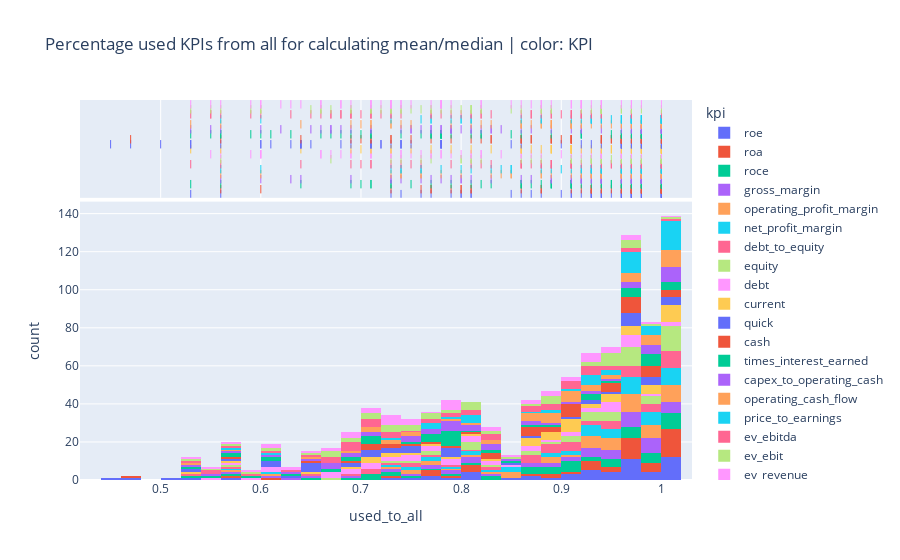

Notebook cell for this chart:
### Code cell
import plotly.express as px

fig = px.histogram(df_for_plot, x="used_to_all", color="kpi", marginal="rug",
                   hover_data=df_for_plot.columns, title="Percentage used KPIs from all for calculating mean/median | color: KPI")
fig.show()

### Figure 1 — Plotly figure (JSON) as saved in the notebook; plotly's stock layout.template omitted (floating-point values rounded to 4 significant figures; data arrays with more than 128 entries replaced by an {"elided": "..."} marker saying what was removed)
{"data": [{"alignmentgroup": "True", "bingroup": "x", "hovertemplate": "kpi=roe<br>used_to_all=%{x}<br>count=%{y}<extra></extra>", "legendgroup": "roe", "marker": {"color": "#636efa", "pattern": {"shape": ""}}, "name": "roe", "offsetgroup": "roe", "orientation": "v", "showlegend": true, "type": "histogram", "x": [0.85, 0.98, 0.8, 0.94, 1, 0.94, 0.97, 1, 0.94, 1, 0.98, 1, 0.95, 1, 0.76, 0.97, 0.98, 0.93, 1, 1, 0.93, 0.86, 0.96, 1, 0.97, 1, 0.73, 0.97, 1, 0.8, 0.74, 0.98, 0.91, 0.97, 0.92, 0.93, 0.56, 0.88, 0.81, 0.81, 0.96, 0.87, 0.91, 1, 0.53, 0.9, 0.96, 0.97, 0.77, 0.93, 0.97, 0.79, 0.96, 1], "xaxis": "x", "yaxis": "y"}, {"alignmentgroup": "True", "boxpoints": "all", "customdata": {"elided": "54x3 str values"}, "fillcolor": "rgba(255,255,255,0)", "hoveron": "points", "hovertemplate": "kpi=%{customdata[2]}<br>used_to_all=%{x}<br>year_q=%{customdata[0]}<br>filer_type=%{customdata[1]}<extra></extra>", "jitter": 0, "legendgroup": "roe", "line": {"color": "rgba(255,255,255,0)"}, "marker": {"color": "#636efa", "symbol": "line-ns-open"}, "name": "roe", "offsetgroup": "roe", "showlegend": false, "type": "box", "x": [0.85, 0.98, 0.8, 0.94, 1, 0.94, 0.97, 1, 0.94, 1, 0.98, 1, 0.95, 1, 0.76, 0.97, 0.98, 0.93, 1, 1, 0.93, 0.86, 0.96, 1, 0.97, 1, 0.73, 0.97, 1, 0.8, 0.74, 0.98, 0.91, 0.97, 0.92, 0.93, 0.56, 0.88, 0.81, 0.81, 0.96, 0.87, 0.91, 1, 0.53, 0.9, 0.96, 0.97, 0.77, 0.93, 0.97, 0.79, 0.96, 1], "xaxis": "x2", "yaxis": "y2"}, {"alignmentgroup": "True", "bingroup": "x", "hovertemplate": "kpi=roa<br>used_to_all=%{x}<br>count=%{y}<extra></extra>", "legendgroup": "roa", "marker": {"color": "#EF553B", "pattern": {"shape": ""}}, "name": "roa", "offsetgroup": "roa", "orientation": "v", "showlegend": true, "type": "histogram", "x": [0.88, 0.98, 0.8, 0.97, 1, 0.94, 0.97, 1, 0.94, 1, 0.98, 1, 0.95, 1, 0.76, 0.97, 0.98, 0.93, 1, 1, 0.93, 0.86, 0.98, 1, 0.97, 1, 0.73, 1, 1, 0.8, 0.77, 0.98, 1, 0.97, 0.92, 1, 0.56, 0.88, 0.81, 0.81, 0.96, 0.93, 0.91, 1, 0.6, 0.97, 0.96, 0.97, 0.77, 0.93, 0.97, 0.79, 0.96, 1], "xaxis": "x", "yaxis": "y"}, {"alignmentgroup": "True", "boxpoints": "all", "customdata": {"elided": "54x3 str values"}, "fillcolor": "rgba(255,255,255,0)", "hoveron": "points", "hovertemplate": "kpi=%{customdata[2]}<br>used_to_all=%{x}<br>year_q=%{customdata[0]}<br>filer_type=%{customdata[1]}<extra></extra>", "jitter": 0, "legendgroup": "roa", "line": {"color": "rgba(255,255,255,0)"}, "marker": {"color": "#EF553B", "symbol": "line-ns-open"}, "name": "roa", "offsetgroup": "roa", "showlegend": false, "type": "box", "x": [0.88, 0.98, 0.8, 0.97, 1, 0.94, 0.97, 1, 0.94, 1, 0.98, 1, 0.95, 1, 0.76, 0.97, 0.98, 0.93, 1, 1, 0.93, 0.86, 0.98, 1, 0.97, 1, 0.73, 1, 1, 0.8, 0.77, 0.98, 1, 0.97, 0.92, 1, 0.56, 0.88, 0.81, 0.81, 0.96, 0.93, 0.91, 1, 0.6, 0.97, 0.96, 0.97, 0.77, 0.93, 0.97, 0.79, 0.96, 1], "xaxis": "x2", "yaxis": "y2"}, {"alignmentgroup": "True", "bingroup": "x", "hovertemplate": "kpi=roce<br>used_to_all=%{x}<br>count=%{y}<extra></extra>", "legendgroup": "roce", "marker": {"color": "#00cc96", "pattern": {"shape": ""}}, "name": "roce", "offsetgroup": "roce", "orientation": "v", "showlegend": true, "type": "histogram", "x": [0.82, 0.98, 0.75, 0.91, 1, 0.89, 0.91, 1, 0.89, 0.94, 0.98, 0.91, 0.89, 1, 0.71, 0.95, 0.98, 0.86, 0.95, 1, 0.86, 0.83, 0.98, 0.86, 0.91, 1, 0.64, 0.94, 1, 0.7, 0.77, 0.98, 0.91, 0.97, 0.92, 0.79, 0.56, 0.88, 0.69, 0.81, 0.96, 0.73, 0.91, 1, 0.53, 0.87, 0.96, 0.97, 0.71, 0.93, 0.97, 0.73, 0.96, 1], "xaxis": "x", "yaxis": "y"}, {"alignmentgroup": "True", "boxpoints": "all", "customdata": {"elided": "54x3 str values"}, "fillcolor": "rgba(255,255,255,0)", "hoveron": "points", "hovertemplate": "kpi=%{customdata[2]}<br>used_to_all=%{x}<br>year_q=%{customdata[0]}<br>filer_type=%{customdata[1]}<extra></extra>", "jitter": 0, "legendgroup": "roce", "line": {"color": "rgba(255,255,255,0)"}, "marker": {"color": "#00cc96", "symbol": "line-ns-open"}, "name": "roce", "offsetgroup": "roce", "showlegend": false, "type": "box", "x": [0.82, 0.98, 0.75, 0.91, 1, 0.89, 0.91, 1, 0.89, 0.94, 0.98, 0.91, 0.89, 1, 0.71, 0.95, 0.98, 0.86, 0.95, 1, 0.86, 0.83, 0.98, 0.86, 0.91, 1, 0.64, 0.94, 1, 0.7, 0.77, 0.98, 0.91, 0.97, 0.92, 0.79, 0.56, 0.88, 0.69, 0.81, 0.96, 0.73, 0.91, 1, 0.53, 0.87, 0.96, 0.97, 0.71, 0.93, 0.97, 0.73, 0.96, 1], "xaxis": "x2", "yaxis": "y2"}, {"alignmentgroup": "True", "bingroup": "x", "hovertemplate": "kpi=gross_margin<br>used_to_all=%{x}<br>count=%{y}<extra></extra>", "legendgroup": "gross_margin", "marker": {"color": "#ab63fa", "pattern": {"shape": ""}}, "name": "gross_margin", "offsetgroup": "gross_margin", "orientation": "v", "showlegend": true, "type": "histogram", "x": [0.79, 0.96, 0.8, 0.91, 0.98, 0.94, 0.91, 0.98, 0.94, 0.97, 0.96, 1, 0.89, 0.98, 0.76, 0.92, 0.98, 0.93, 0.97, 0.98, 0.93, 0.83, 0.98, 1, 0.94, 1, 0.73, 0.97, 1, 0.8, 0.74, 0.98, 1, 0.94, 0.92, 0.86, 0.56, 0.87, 0.69, 0.78, 0.94, 0.73, 0.81, 0.98, 0.6, 0.77, 0.92, 0.97, 0.63, 0.89, 0.97, 0.64, 0.96, 1], "xaxis": "x", "yaxis": "y"}, {"alignmentgroup": "True", "boxpoints": "all", "customdata": {"elided": "54x3 str values"}, "fillcolor": "rgba(255,255,255,0)", "hoveron": "points", "hovertemplate": "kpi=%{customdata[2]}<br>used_to_all=%{x}<br>year_q=%{customdata[0]}<br>filer_type=%{customdata[1]}<extra></extra>", "jitter": 0, "legendgroup": "gross_margin", "line": {"color": "rgba(255,255,255,0)"}, "marker": {"color": "#ab63fa", "symbol": "line-ns-open"}, "name": "gross_margin", "offsetgroup": "gross_margin", "showlegend": false, "type": "box", "x": [0.79, 0.96, 0.8, 0.91, 0.98, 0.94, 0.91, 0.98, 0.94, 0.97, 0.96, 1, 0.89, 0.98, 0.76, 0.92, 0.98, 0.93, 0.97, 0.98, 0.93, 0.83, 0.98, 1, 0.94, 1, 0.73, 0.97, 1, 0.8, 0.74, 0.98, 1, 0.94, 0.92, 0.86, 0.56, 0.87, 0.69, 0.78, 0.94, 0.73, 0.81, 0.98, 0.6, 0.77, 0.92, 0.97, 0.63, 0.89, 0.97, 0.64, 0.96, 1], "xaxis": "x2", "yaxis": "y2"}, {"alignmentgroup": "True", "bingroup": "x", "hovertemplate": "kpi=operating_profit_margin<br>used_to_all=%{x}<br>count=%{y}<extra></extra>", "legendgroup": "operating_profit_margin", "marker": {"color": "#FFA15A", "pattern": {"shape": ""}}, "name": "operating_profit_margin", "offsetgroup": "operating_profit_margin", "orientation": "v", "showlegend": true, "type": "histogram", "x": [0.85, 0.96, 0.85, 0.94, 0.98, 0.94, 0.91, 0.98, 0.94, 0.97, 0.96, 1, 0.89, 0.98, 0.76, 0.92, 0.98, 0.93, 0.97, 0.98, 0.93, 0.83, 0.98, 1, 0.94, 1, 0.73, 0.97, 1, 0.8, 0.74, 0.98, 1, 0.94, 0.92, 1, 0.56, 0.88, 0.88, 0.78, 0.96, 0.93, 0.84, 1, 0.6, 0.94, 0.96, 0.97, 0.74, 0.93, 1, 0.76, 0.96, 1], "xaxis": "x", "yaxis": "y"}, {"alignmentgroup": "True", "boxpoints": "all", "customdata": {"elided": "54x3 str values"}, "fillcolor": "rgba(255,255,255,0)", "hoveron": "points", "hovertemplate": "kpi=%{customdata[2]}<br>used_to_all=%{x}<br>year_q=%{customdata[0]}<br>filer_type=%{customdata[1]}<extra></extra>", "jitter": 0, "legendgroup": "operating_profit_margin", "line": {"color": "rgba(255,255,255,0)"}, "marker": {"color": "#FFA15A", "symbol": "line-ns-open"}, "name": "operating_profit_margin", "offsetgroup": "operating_profit_margin", "showlegend": false, "type": "box", "x": [0.85, 0.96, 0.85, 0.94, 0.98, 0.94, 0.91, 0.98, 0.94, 0.97, 0.96, 1, 0.89, 0.98, 0.76, 0.92, 0.98, 0.93, 0.97, 0.98, 0.93, 0.83, 0.98, 1, 0.94, 1, 0.73, 0.97, 1, 0.8, 0.74, 0.98, 1, 0.94, 0.92, 1, 0.56, 0.88, 0.88, 0.78, 0.96, 0.93, 0.84, 1, 0.6, 0.94, 0.96, 0.97, 0.74, 0.93, 1, 0.76, 0.96, 1], "xaxis": "x2", "yaxis": "y2"}, {"alignmentgroup": "True", "bingroup": "x", "hovertemplate": "kpi=net_profit_margin<br>used_to_all=%{x}<br>count=%{y}<extra></extra>", "legendgroup": "net_profit_margin", "marker": {"color": "#19d3f3", "pattern": {"shape": ""}}, "name": "net_profit_margin", "offsetgroup": "net_profit_margin", "orientation": "v", "showlegend": true, "type": "histogram", "x": [0.85, 0.96, 0.85, 0.94, 0.98, 0.94, 0.91, 0.98, 0.94, 0.97, 0.96, 1, 0.89, 0.98, 0.76, 0.92, 0.98, 0.93, 0.97, 0.98, 0.93, 0.83, 0.98, 1, 0.94, 1, 0.73, 0.97, 1, 0.8, 0.74, 0.98, 1, 0.94, 0.92, 1, 0.56, 0.88, 0.81, 0.78, 0.96, 0.93, 0.84, 1, 0.6, 0.9, 0.96, 0.97, 0.74, 0.93, 1, 0.76, 0.96, 1], "xaxis": "x", "yaxis": "y"}, {"alignmentgroup": "True", "boxpoints": "all", "customdata": {"elided": "54x3 str values"}, "fillcolor": "rgba(255,255,255,0)", "hoveron": "points", "hovertemplate": "kpi=%{customdata[2]}<br>used_to_all=%{x}<br>year_q=%{customdata[0]}<br>filer_type=%{customdata[1]}<extra></extra>", "jitter": 0, "legendgroup": "net_profit_margin", "line": {"color": "rgba(255,255,255,0)"}, "marker": {"color": "#19d3f3", "symbol": "line-ns-open"}, "name": "net_profit_margin", "offsetgroup": "net_profit_margin", "showlegend": false, "type": "box", "x": [0.85, 0.96, 0.85, 0.94, 0.98, 0.94, 0.91, 0.98, 0.94, 0.97, 0.96, 1, 0.89, 0.98, 0.76, 0.92, 0.98, 0.93, 0.97, 0.98, 0.93, 0.83, 0.98, 1, 0.94, 1, 0.73, 0.97, 1, 0.8, 0.74, 0.98, 1, 0.94, 0.92, 1, 0.56, 0.88, 0.81, 0.78, 0.96, 0.93, 0.84, 1, 0.6, 0.9, 0.96, 0.97, 0.74, 0.93, 1, 0.76, 0.96, 1], "xaxis": "x2", "yaxis": "y2"}, {"alignmentgroup": "True", "bingroup": "x", "hovertemplate": "kpi=debt_to_equity<br>used_to_all=%{x}<br>count=%{y}<extra></extra>", "legendgroup": "debt_to_equity", "marker": {"color": "#FF6692", "pattern": {"shape": ""}}, "name": "debt_to_equity", "offsetgroup": "debt_to_equity", "orientation": "v", "showlegend": true, "type": "histogram", "x": [0.88, 0.98, 0.75, 0.91, 1, 0.89, 0.91, 1, 0.89, 0.94, 0.98, 0.91, 0.89, 1, 0.71, 0.95, 0.98, 0.86, 0.95, 1, 0.86, 0.83, 0.96, 0.86, 0.91, 1, 0.64, 0.94, 1, 0.7, 0.74, 0.98, 0.82, 0.97, 0.92, 0.79, 0.56, 0.88, 0.69, 0.81, 0.96, 0.73, 0.91, 1, 0.53, 0.87, 0.96, 0.97, 0.71, 0.93, 0.97, 0.76, 1, 1], "xaxis": "x", "yaxis": "y"}, {"alignmentgroup": "True", "boxpoints": "all", "customdata": {"elided": "54x3 str values"}, "fillcolor": "rgba(255,255,255,0)", "hoveron": "points", "hovertemplate": "kpi=%{customdata[2]}<br>used_to_all=%{x}<br>year_q=%{customdata[0]}<br>filer_type=%{customdata[1]}<extra></extra>", "jitter": 0, "legendgroup": "debt_to_equity", "line": {"color": "rgba(255,255,255,0)"}, "marker": {"color": "#FF6692", "symbol": "line-ns-open"}, "name": "debt_to_equity", "offsetgroup": "debt_to_equity", "showlegend": false, "type": "box", "x": [0.88, 0.98, 0.75, 0.91, 1, 0.89, 0.91, 1, 0.89, 0.94, 0.98, 0.91, 0.89, 1, 0.71, 0.95, 0.98, 0.86, 0.95, 1, 0.86, 0.83, 0.96, 0.86, 0.91, 1, 0.64, 0.94, 1, 0.7, 0.74, 0.98, 0.82, 0.97, 0.92, 0.79, 0.56, 0.88, 0.69, 0.81, 0.96, 0.73, 0.91, 1, 0.53, 0.87, 0.96, 0.97, 0.71, 0.93, 0.97, 0.76, 1, 1], "xaxis": "x2", "yaxis": "y2"}, {"alignmentgroup": "True", "bingroup": "x", "hovertemplate": "kpi=equity<br>used_to_all=%{x}<br>count=%{y}<extra></extra>", "legendgroup": "equity", "marker": {"color": "#B6E880", "pattern": {"shape": ""}}, "name": "equity", "offsetgroup": "equity", "orientation": "v", "showlegend": true, "type": "histogram", "x": [0.91, 0.98, 0.8, 0.94, 1, 0.94, 0.97, 1, 0.94, 1, 0.98, 1, 0.95, 1, 0.76, 0.97, 0.98, 0.93, 1, 1, 0.93, 0.86, 0.96, 1, 0.97, 1, 0.73, 0.97, 1, 0.8, 0.74, 0.98, 0.91, 0.97, 0.92, 0.93, 0.56, 0.88, 0.81, 0.81, 0.96, 0.87, 0.91, 1, 0.67, 0.94, 0.96, 0.97, 0.77, 0.93, 0.97, 0.82, 1, 1], "xaxis": "x", "yaxis": "y"}, {"alignmentgroup": "True", "boxpoints": "all", "customdata": {"elided": "54x3 str values"}, "fillcolor": "rgba(255,255,255,0)", "hoveron": "points", "hovertemplate": "kpi=%{customdata[2]}<br>used_to_all=%{x}<br>year_q=%{customdata[0]}<br>filer_type=%{customdata[1]}<extra></extra>", "jitter": 0, "legendgroup": "equity", "line": {"color": "rgba(255,255,255,0)"}, "marker": {"color": "#B6E880", "symbol": "line-ns-open"}, "name": "equity", "offsetgroup": "equity", "showlegend": false, "type": "box", "x": [0.91, 0.98, 0.8, 0.94, 1, 0.94, 0.97, 1, 0.94, 1, 0.98, 1, 0.95, 1, 0.76, 0.97, 0.98, 0.93, 1, 1, 0.93, 0.86, 0.96, 1, 0.97, 1, 0.73, 0.97, 1, 0.8, 0.74, 0.98, 0.91, 0.97, 0.92, 0.93, 0.56, 0.88, 0.81, 0.81, 0.96, 0.87, 0.91, 1, 0.67, 0.94, 0.96, 0.97, 0.77, 0.93, 0.97, 0.82, 1, 1], "xaxis": "x2", "yaxis": "y2"}, {"alignmentgroup": "True", "bingroup": "x", "hovertemplate": "kpi=debt<br>used_to_all=%{x}<br>count=%{y}<extra></extra>", "legendgroup": "debt", "marker": {"color": "#FF97FF", "pattern": {"shape": ""}}, "name": "debt", "offsetgroup": "debt", "orientation": "v", "showlegend": true, "type": "histogram", "x": [0.68, 0.91, 0.6, 0.74, 0.94, 0.78, 0.71, 0.94, 0.78, 0.75, 0.94, 0.82, 0.74, 0.96, 0.59, 0.76, 0.94, 0.71, 0.73, 0.96, 0.71, 0.66, 0.94, 0.86, 0.77, 1, 0.55, 0.8, 0.98, 0.6, 0.69, 0.96, 0.82, 0.84, 0.9, 0.79, 0.56, 0.87, 0.69, 0.81, 0.92, 0.73, 0.81, 0.96, 0.6, 0.77, 0.88, 0.97, 0.66, 0.86, 0.97, 0.67, 0.93, 1], "xaxis": "x", "yaxis": "y"}, {"alignmentgroup": "True", "boxpoints": "all", "customdata": {"elided": "54x3 str values"}, "fillcolor": "rgba(255,255,255,0)", "hoveron": "points", "hovertemplate": "kpi=%{customdata[2]}<br>used_to_all=%{x}<br>year_q=%{customdata[0]}<br>filer_type=%{customdata[1]}<extra></extra>", "jitter": 0, "legendgroup": "debt", "line": {"color": "rgba(255,255,255,0)"}, "marker": {"color": "#FF97FF", "symbol": "line-ns-open"}, "name": "debt", "offsetgroup": "debt", "showlegend": false, "type": "box", "x": [0.68, 0.91, 0.6, 0.74, 0.94, 0.78, 0.71, 0.94, 0.78, 0.75, 0.94, 0.82, 0.74, 0.96, 0.59, 0.76, 0.94, 0.71, 0.73, 0.96, 0.71, 0.66, 0.94, 0.86, 0.77, 1, 0.55, 0.8, 0.98, 0.6, 0.69, 0.96, 0.82, 0.84, 0.9, 0.79, 0.56, 0.87, 0.69, 0.81, 0.92, 0.73, 0.81, 0.96, 0.6, 0.77, 0.88, 0.97, 0.66, 0.86, 0.97, 0.67, 0.93, 1], "xaxis": "x2", "yaxis": "y2"}, {"alignmentgroup": "True", "bingroup": "x", "hovertemplate": "kpi=current<br>used_to_all=%{x}<br>count=%{y}<extra></extra>", "legendgroup": "current", "marker": {"color": "#FECB52", "pattern": {"shape": ""}}, "name": "current", "offsetgroup": "current", "orientation": "v", "showlegend": true, "type": "histogram", "x": [0.91, 0.98, 0.75, 0.91, 1, 0.89, 0.91, 1, 0.89, 0.94, 0.98, 0.91, 0.89, 1, 0.71, 0.95, 0.98, 0.86, 0.95, 1, 0.86, 0.83, 0.98, 0.86, 0.91, 1, 0.64, 0.94, 1, 0.7, 0.77, 0.98, 0.91, 0.97, 0.92, 0.79, 0.56, 0.88, 0.69, 0.81, 0.96, 0.73, 0.91, 1, 0.53, 0.87, 0.96, 0.97, 0.71, 0.93, 0.97, 0.73, 1, 1], "xaxis": "x", "yaxis": "y"}, {"alignmentgroup": "True", "boxpoints": "all", "customdata": {"elided": "54x3 str values"}, "fillcolor": "rgba(255,255,255,0)", "hoveron": "points", "hovertemplate": "kpi=%{customdata[2]}<br>used_to_all=%{x}<br>year_q=%{customdata[0]}<br>filer_type=%{customdata[1]}<extra></extra>", "jitter": 0, "legendgroup": "current", "line": {"color": "rgba(255,255,255,0)"}, "marker": {"color": "#FECB52", "symbol": "line-ns-open"}, "name": "current", "offsetgroup": "current", "showlegend": false, "type": "box", "x": [0.91, 0.98, 0.75, 0.91, 1, 0.89, 0.91, 1, 0.89, 0.94, 0.98, 0.91, 0.89, 1, 0.71, 0.95, 0.98, 0.86, 0.95, 1, 0.86, 0.83, 0.98, 0.86, 0.91, 1, 0.64, 0.94, 1, 0.7, 0.77, 0.98, 0.91, 0.97, 0.92, 0.79, 0.56, 0.88, 0.69, 0.81, 0.96, 0.73, 0.91, 1, 0.53, 0.87, 0.96, 0.97, 0.71, 0.93, 0.97, 0.73, 1, 1], "xaxis": "x2", "yaxis": "y2"}, {"alignmentgroup": "True", "bingroup": "x", "hovertemplate": "kpi=quick<br>used_to_all=%{x}<br>count=%{y}<extra></extra>", "legendgroup": "quick", "marker": {"color": "#636efa", "pattern": {"shape": ""}}, "name": "quick", "offsetgroup": "quick", "orientation": "v", "showlegend": true, "type": "histogram", "x": [0.74, 0.96, 0.65, 0.71, 1, 0.72, 0.68, 1, 0.78, 0.78, 0.96, 0.73, 0.74, 1, 0.53, 0.78, 0.98, 0.64, 0.78, 0.98, 0.64, 0.69, 0.96, 0.71, 0.71, 0.98, 0.45, 0.74, 0.98, 0.5, 0.63, 0.96, 0.64, 0.78, 0.9, 0.64, 0.53, 0.85, 0.56, 0.75, 0.94, 0.6, 0.72, 0.96, 0.47, 0.71, 0.92, 0.97, 0.6, 0.86, 0.97, 0.61, 0.93, 1], "xaxis": "x", "yaxis": "y"}, {"alignmentgroup": "True", "boxpoints": "all", "customdata": {"elided": "54x3 str values"}, "fillcolor": "rgba(255,255,255,0)", "hoveron": "points", "hovertemplate": "kpi=%{customdata[2]}<br>used_to_all=%{x}<br>year_q=%{customdata[0]}<br>filer_type=%{customdata[1]}<extra></extra>", "jitter": 0, "legendgroup": "quick", "line": {"color": "rgba(255,255,255,0)"}, "marker": {"color": "#636efa", "symbol": "line-ns-open"}, "name": "quick", "offsetgroup": "quick", "showlegend": false, "type": "box", "x": [0.74, 0.96, 0.65, 0.71, 1, 0.72, 0.68, 1, 0.78, 0.78, 0.96, 0.73, 0.74, 1, 0.53, 0.78, 0.98, 0.64, 0.78, 0.98, 0.64, 0.69, 0.96, 0.71, 0.71, 0.98, 0.45, 0.74, 0.98, 0.5, 0.63, 0.96, 0.64, 0.78, 0.9, 0.64, 0.53, 0.85, 0.56, 0.75, 0.94, 0.6, 0.72, 0.96, 0.47, 0.71, 0.92, 0.97, 0.6, 0.86, 0.97, 0.61, 0.93, 1], "xaxis": "x2", "yaxis": "y2"}, {"alignmentgroup": "True", "bingroup": "x", "hovertemplate": "kpi=cash<br>used_to_all=%{x}<br>count=%{y}<extra></extra>", "legendgroup": "cash", "marker": {"color": "#EF553B", "pattern": {"shape": ""}}, "name": "cash", "offsetgroup": "cash", "orientation": "v", "showlegend": true, "type": "histogram", "x": [0.91, 0.96, 0.75, 0.91, 1, 0.83, 0.91, 1, 0.89, 0.94, 0.98, 0.91, 0.89, 1, 0.71, 0.95, 0.98, 0.86, 0.95, 0.98, 0.86, 0.83, 0.96, 0.86, 0.91, 0.98, 0.64, 0.94, 0.98, 0.7, 0.77, 0.96, 0.82, 0.94, 0.9, 0.79, 0.56, 0.87, 0.69, 0.81, 0.96, 0.73, 0.91, 0.98, 0.47, 0.87, 0.96, 0.97, 0.71, 0.89, 0.97, 0.73, 0.96, 1], "xaxis": "x", "yaxis": "y"}, {"alignmentgroup": "True", "boxpoints": "all", "customdata": {"elided": "54x3 str values"}, "fillcolor": "rgba(255,255,255,0)", "hoveron": "points", "hovertemplate": "kpi=%{customdata[2]}<br>used_to_all=%{x}<br>year_q=%{customdata[0]}<br>filer_type=%{customdata[1]}<extra></extra>", "jitter": 0, "legendgroup": "cash", "line": {"color": "rgba(255,255,255,0)"}, "marker": {"color": "#EF553B", "symbol": "line-ns-open"}, "name": "cash", "offsetgroup": "cash", "showlegend": false, "type": "box", "x": [0.91, 0.96, 0.75, 0.91, 1, 0.83, 0.91, 1, 0.89, 0.94, 0.98, 0.91, 0.89, 1, 0.71, 0.95, 0.98, 0.86, 0.95, 0.98, 0.86, 0.83, 0.96, 0.86, 0.91, 0.98, 0.64, 0.94, 0.98, 0.7, 0.77, 0.96, 0.82, 0.94, 0.9, 0.79, 0.56, 0.87, 0.69, 0.81, 0.96, 0.73, 0.91, 0.98, 0.47, 0.87, 0.96, 0.97, 0.71, 0.89, 0.97, 0.73, 0.96, 1], "xaxis": "x2", "yaxis": "y2"}, {"alignmentgroup": "True", "bingroup": "x", "hovertemplate": "kpi=times_interest_earned<br>used_to_all=%{x}<br>count=%{y}<extra></extra>", "legendgroup": "times_interest_earned", "marker": {"color": "#00cc96", "pattern": {"shape": ""}}, "name": "times_interest_earned", "offsetgroup": "times_interest_earned", "orientation": "v", "showlegend": true, "type": "histogram", "x": [0.68, 0.96, 0.7, 0.79, 0.98, 0.78, 0.76, 0.98, 0.78, 0.78, 0.98, 0.82, 0.74, 1, 0.59, 0.78, 1, 0.71, 0.78, 1, 0.71, 0.69, 0.98, 0.86, 0.77, 1, 0.55, 0.77, 0.98, 0.6, 0.66, 0.98, 0.82, 0.81, 0.92, 0.71, 0.56, 0.85, 0.56, 0.78, 0.92, 0.67, 0.78, 0.96, 0.53, 0.77, 0.92, 0.95, 0.63, 0.89, 0.97, 0.61, 0.96, 0.97], "xaxis": "x", "yaxis": "y"}, {"alignmentgroup": "True", "boxpoints": "all", "customdata": {"elided": "54x3 str values"}, "fillcolor": "rgba(255,255,255,0)", "hoveron": "points", "hovertemplate": "kpi=%{customdata[2]}<br>used_to_all=%{x}<br>year_q=%{customdata[0]}<br>filer_type=%{customdata[1]}<extra></extra>", "jitter": 0, "legendgroup": "times_interest_earned", "line": {"color": "rgba(255,255,255,0)"}, "marker": {"color": "#00cc96", "symbol": "line-ns-open"}, "name": "times_interest_earned", "offsetgroup": "times_interest_earned", "showlegend": false, "type": "box", "x": [0.68, 0.96, 0.7, 0.79, 0.98, 0.78, 0.76, 0.98, 0.78, 0.78, 0.98, 0.82, 0.74, 1, 0.59, 0.78, 1, 0.71, 0.78, 1, 0.71, 0.69, 0.98, 0.86, 0.77, 1, 0.55, 0.77, 0.98, 0.6, 0.66, 0.98, 0.82, 0.81, 0.92, 0.71, 0.56, 0.85, 0.56, 0.78, 0.92, 0.67, 0.78, 0.96, 0.53, 0.77, 0.92, 0.95, 0.63, 0.89, 0.97, 0.61, 0.96, 0.97], "xaxis": "x2", "yaxis": "y2"}, {"alignmentgroup": "True", "bingroup": "x", "hovertemplate": "kpi=capex_to_operating_cash<br>used_to_all=%{x}<br>count=%{y}<extra></extra>", "legendgroup": "capex_to_operating_cash", "marker": {"color": "#ab63fa", "pattern": {"shape": ""}}, "name": "capex_to_operating_cash", "offsetgroup": "capex_to_operating_cash", "orientation": "v", "showlegend": true, "type": "histogram", "x": [0.68, 0.98, 0.75, 0.79, 1, 0.83, 0.74, 1, 0.83, 0.75, 0.98, 0.91, 0.76, 1, 0.65, 0.81, 1, 0.79, 0.78, 1, 0.79, 0.71, 0.98, 0.86, 0.77, 1, 0.55, 0.8, 1, 0.6, 0.69, 0.98, 0.82, 0.84, 0.92, 0.71, 0.56, 0.87, 0.62, 0.81, 0.94, 0.67, 0.78, 0.98, 0.53, 0.77, 0.92, 0.97, 0.66, 0.89, 0.97, 0.67, 0.96, 1], "xaxis": "x", "yaxis": "y"}, {"alignmentgroup": "True", "boxpoints": "all", "customdata": {"elided": "54x3 str values"}, "fillcolor": "rgba(255,255,255,0)", "hoveron": "points", "hovertemplate": "kpi=%{customdata[2]}<br>used_to_all=%{x}<br>year_q=%{customdata[0]}<br>filer_type=%{customdata[1]}<extra></extra>", "jitter": 0, "legendgroup": "capex_to_operating_cash", "line": {"color": "rgba(255,255,255,0)"}, "marker": {"color": "#ab63fa", "symbol": "line-ns-open"}, "name": "capex_to_operating_cash", "offsetgroup": "capex_to_operating_cash", "showlegend": false, "type": "box", "x": [0.68, 0.98, 0.75, 0.79, 1, 0.83, 0.74, 1, 0.83, 0.75, 0.98, 0.91, 0.76, 1, 0.65, 0.81, 1, 0.79, 0.78, 1, 0.79, 0.71, 0.98, 0.86, 0.77, 1, 0.55, 0.8, 1, 0.6, 0.69, 0.98, 0.82, 0.84, 0.92, 0.71, 0.56, 0.87, 0.62, 0.81, 0.94, 0.67, 0.78, 0.98, 0.53, 0.77, 0.92, 0.97, 0.66, 0.89, 0.97, 0.67, 0.96, 1], "xaxis": "x2", "yaxis": "y2"}, {"alignmentgroup": "True", "bingroup": "x", "hovertemplate": "kpi=operating_cash_flow<br>used_to_all=%{x}<br>count=%{y}<extra></extra>", "legendgroup": "operating_cash_flow", "marker": {"color": "#FFA15A", "pattern": {"shape": ""}}, "name": "operating_cash_flow", "offsetgroup": "operating_cash_flow", "orientation": "v", "showlegend": true, "type": "histogram", "x": [0.82, 0.98, 0.75, 0.88, 1, 0.89, 0.91, 1, 0.89, 0.94, 0.98, 0.91, 0.89, 1, 0.71, 0.92, 0.98, 0.86, 0.95, 1, 0.86, 0.83, 0.98, 0.86, 0.91, 1, 0.64, 0.91, 1, 0.7, 0.74, 0.98, 0.91, 0.97, 0.92, 0.79, 0.56, 0.88, 0.69, 0.81, 0.96, 0.73, 0.91, 1, 0.53, 0.87, 0.96, 0.97, 0.71, 0.93, 0.97, 0.73, 1, 1], "xaxis": "x", "yaxis": "y"}, {"alignmentgroup": "True", "boxpoints": "all", "customdata": {"elided": "54x3 str values"}, "fillcolor": "rgba(255,255,255,0)", "hoveron": "points", "hovertemplate": "kpi=%{customdata[2]}<br>used_to_all=%{x}<br>year_q=%{customdata[0]}<br>filer_type=%{customdata[1]}<extra></extra>", "jitter": 0, "legendgroup": "operating_cash_flow", "line": {"color": "rgba(255,255,255,0)"}, "marker": {"color": "#FFA15A", "symbol": "line-ns-open"}, "name": "operating_cash_flow", "offsetgroup": "operating_cash_flow", "showlegend": false, "type": "box", "x": [0.82, 0.98, 0.75, 0.88, 1, 0.89, 0.91, 1, 0.89, 0.94, 0.98, 0.91, 0.89, 1, 0.71, 0.92, 0.98, 0.86, 0.95, 1, 0.86, 0.83, 0.98, 0.86, 0.91, 1, 0.64, 0.91, 1, 0.7, 0.74, 0.98, 0.91, 0.97, 0.92, 0.79, 0.56, 0.88, 0.69, 0.81, 0.96, 0.73, 0.91, 1, 0.53, 0.87, 0.96, 0.97, 0.71, 0.93, 0.97, 0.73, 1, 1], "xaxis": "x2", "yaxis": "y2"}, {"alignmentgroup": "True", "bingroup": "x", "hovertemplate": "kpi=price_to_earnings<br>used_to_all=%{x}<br>count=%{y}<extra></extra>", "legendgroup": "price_to_earnings", "marker": {"color": "#19d3f3", "pattern": {"shape": ""}}, "name": "price_to_earnings", "offsetgroup": "price_to_earnings", "orientation": "v", "showlegend": true, "type": "histogram", "x": [0.88, 0.98, 0.8, 0.97, 1, 0.94, 0.97, 1, 0.94, 1, 0.98, 1, 0.95, 1, 0.76, 0.97, 0.98, 0.93, 1, 1, 0.93, 0.86, 0.98, 1, 0.97, 1, 0.73, 1, 1, 0.8, 0.77, 0.98, 1, 0.97, 0.92, 1, 0.56, 0.88, 0.81, 0.81, 0.96, 0.93, 0.91, 1, 0.6, 0.97, 0.96, 0.97, 0.77, 0.93, 0.97, 0.79, 0.96, 1], "xaxis": "x", "yaxis": "y"}, {"alignmentgroup": "True", "boxpoints": "all", "customdata": {"elided": "54x3 str values"}, "fillcolor": "rgba(255,255,255,0)", "hoveron": "points", "hovertemplate": "kpi=%{customdata[2]}<br>used_to_all=%{x}<br>year_q=%{customdata[0]}<br>filer_type=%{customdata[1]}<extra></extra>", "jitter": 0, "legendgroup": "price_to_earnings", "line": {"color": "rgba(255,255,255,0)"}, "marker": {"color": "#19d3f3", "symbol": "line-ns-open"}, "name": "price_to_earnings", "offsetgroup": "price_to_earnings", "showlegend": false, "type": "box", "x": [0.88, 0.98, 0.8, 0.97, 1, 0.94, 0.97, 1, 0.94, 1, 0.98, 1, 0.95, 1, 0.76, 0.97, 0.98, 0.93, 1, 1, 0.93, 0.86, 0.98, 1, 0.97, 1, 0.73, 1, 1, 0.8, 0.77, 0.98, 1, 0.97, 0.92, 1, 0.56, 0.88, 0.81, 0.81, 0.96, 0.93, 0.91, 1, 0.6, 0.97, 0.96, 0.97, 0.77, 0.93, 0.97, 0.79, 0.96, 1], "xaxis": "x2", "yaxis": "y2"}, {"alignmentgroup": "True", "bingroup": "x", "hovertemplate": "kpi=ev_ebitda<br>used_to_all=%{x}<br>count=%{y}<extra></extra>", "legendgroup": "ev_ebitda", "marker": {"color": "#FF6692", "pattern": {"shape": ""}}, "name": "ev_ebitda", "offsetgroup": "ev_ebitda", "orientation": "v", "showlegend": true, "type": "histogram", "x": [0.65, 0.87, 0.55, 0.74, 0.91, 0.67, 0.71, 0.91, 0.72, 0.69, 0.92, 0.82, 0.68, 0.94, 0.59, 0.7, 0.92, 0.71, 0.68, 0.92, 0.71, 0.63, 0.89, 0.86, 0.77, 0.93, 0.55, 0.8, 0.93, 0.6, 0.69, 0.91, 0.73, 0.78, 0.87, 0.79, 0.56, 0.83, 0.69, 0.81, 0.9, 0.73, 0.81, 0.94, 0.53, 0.77, 0.88, 0.97, 0.66, 0.82, 0.97, 0.67, 0.89, 1], "xaxis": "x", "yaxis": "y"}, {"alignmentgroup": "True", "boxpoints": "all", "customdata": {"elided": "54x3 str values"}, "fillcolor": "rgba(255,255,255,0)", "hoveron": "points", "hovertemplate": "kpi=%{customdata[2]}<br>used_to_all=%{x}<br>year_q=%{customdata[0]}<br>filer_type=%{customdata[1]}<extra></extra>", "jitter": 0, "legendgroup": "ev_ebitda", "line": {"color": "rgba(255,255,255,0)"}, "marker": {"color": "#FF6692", "symbol": "line-ns-open"}, "name": "ev_ebitda", "offsetgroup": "ev_ebitda", "showlegend": false, "type": "box", "x": [0.65, 0.87, 0.55, 0.74, 0.91, 0.67, 0.71, 0.91, 0.72, 0.69, 0.92, 0.82, 0.68, 0.94, 0.59, 0.7, 0.92, 0.71, 0.68, 0.92, 0.71, 0.63, 0.89, 0.86, 0.77, 0.93, 0.55, 0.8, 0.93, 0.6, 0.69, 0.91, 0.73, 0.78, 0.87, 0.79, 0.56, 0.83, 0.69, 0.81, 0.9, 0.73, 0.81, 0.94, 0.53, 0.77, 0.88, 0.97, 0.66, 0.82, 0.97, 0.67, 0.89, 1], "xaxis": "x2", "yaxis": "y2"}, {"alignmentgroup": "True", "bingroup": "x", "hovertemplate": "kpi=ev_ebit<br>used_to_all=%{x}<br>count=%{y}<extra></extra>", "legendgroup": "ev_ebit", "marker": {"color": "#B6E880", "pattern": {"shape": ""}}, "name": "ev_ebit", "offsetgroup": "ev_ebit", "orientation": "v", "showlegend": true, "type": "histogram", "x": [0.65, 0.89, 0.6, 0.74, 0.94, 0.72, 0.71, 0.94, 0.78, 0.75, 0.94, 0.82, 0.74, 0.96, 0.59, 0.76, 0.94, 0.71, 0.73, 0.94, 0.71, 0.66, 0.93, 0.86, 0.77, 0.98, 0.55, 0.8, 0.96, 0.6, 0.69, 0.94, 0.73, 0.81, 0.88, 0.79, 0.56, 0.85, 0.69, 0.81, 0.92, 0.73, 0.81, 0.94, 0.53, 0.77, 0.88, 0.97, 0.66, 0.82, 0.97, 0.67, 0.89, 1], "xaxis": "x", "yaxis": "y"}, {"alignmentgroup": "True", "boxpoints": "all", "customdata": {"elided": "54x3 str values"}, "fillcolor": "rgba(255,255,255,0)", "hoveron": "points", "hovertemplate": "kpi=%{customdata[2]}<br>used_to_all=%{x}<br>year_q=%{customdata[0]}<br>filer_type=%{customdata[1]}<extra></extra>", "jitter": 0, "legendgroup": "ev_ebit", "line": {"color": "rgba(255,255,255,0)"}, "marker": {"color": "#B6E880", "symbol": "line-ns-open"}, "name": "ev_ebit", "offsetgroup": "ev_ebit", "showlegend": false, "type": "box", "x": [0.65, 0.89, 0.6, 0.74, 0.94, 0.72, 0.71, 0.94, 0.78, 0.75, 0.94, 0.82, 0.74, 0.96, 0.59, 0.76, 0.94, 0.71, 0.73, 0.94, 0.71, 0.66, 0.93, 0.86, 0.77, 0.98, 0.55, 0.8, 0.96, 0.6, 0.69, 0.94, 0.73, 0.81, 0.88, 0.79, 0.56, 0.85, 0.69, 0.81, 0.92, 0.73, 0.81, 0.94, 0.53, 0.77, 0.88, 0.97, 0.66, 0.82, 0.97, 0.67, 0.89, 1], "xaxis": "x2", "yaxis": "y2"}, {"alignmentgroup": "True", "bingroup": "x", "hovertemplate": "kpi=ev_revenue<br>used_to_all=%{x}<br>count=%{y}<extra></extra>", "legendgroup": "ev_revenue", "marker": {"color": "#FF97FF", "pattern": {"shape": ""}}, "name": "ev_revenue", "offsetgroup": "ev_revenue", "orientation": "v", "showlegend": true, "type": "histogram", "x": [0.62, 0.87, 0.6, 0.68, 0.91, 0.72, 0.68, 0.91, 0.78, 0.75, 0.92, 0.82, 0.71, 0.94, 0.59, 0.73, 0.92, 0.71, 0.73, 0.92, 0.71, 0.66, 0.93, 0.86, 0.74, 0.98, 0.55, 0.77, 0.96, 0.6, 0.66, 0.94, 0.73, 0.78, 0.88, 0.79, 0.56, 0.85, 0.69, 0.78, 0.92, 0.73, 0.78, 0.94, 0.53, 0.74, 0.88, 0.97, 0.63, 0.82, 0.97, 0.64, 0.89, 1], "xaxis": "x", "yaxis": "y"}, {"alignmentgroup": "True", "boxpoints": "all", "customdata": {"elided": "54x3 str values"}, "fillcolor": "rgba(255,255,255,0)", "hoveron": "points", "hovertemplate": "kpi=%{customdata[2]}<br>used_to_all=%{x}<br>year_q=%{customdata[0]}<br>filer_type=%{customdata[1]}<extra></extra>", "jitter": 0, "legendgroup": "ev_revenue", "line": {"color": "rgba(255,255,255,0)"}, "marker": {"color": "#FF97FF", "symbol": "line-ns-open"}, "name": "ev_revenue", "offsetgroup": "ev_revenue", "showlegend": false, "type": "box", "x": [0.62, 0.87, 0.6, 0.68, 0.91, 0.72, 0.68, 0.91, 0.78, 0.75, 0.92, 0.82, 0.71, 0.94, 0.59, 0.73, 0.92, 0.71, 0.73, 0.92, 0.71, 0.66, 0.93, 0.86, 0.74, 0.98, 0.55, 0.77, 0.96, 0.6, 0.66, 0.94, 0.73, 0.78, 0.88, 0.79, 0.56, 0.85, 0.69, 0.78, 0.92, 0.73, 0.78, 0.94, 0.53, 0.74, 0.88, 0.97, 0.63, 0.82, 0.97, 0.64, 0.89, 1], "xaxis": "x2", "yaxis": "y2"}], "layout": {"barmode": "relative", "legend": {"title": {"text": "kpi"}, "tracegroupgap": 0}, "title": {"text": "Percentage used KPIs from all for calculating mean/median | color: KPI"}, "xaxis": {"anchor": "y", "domain": [0, 1], "title": {"text": "used_to_all"}}, "xaxis2": {"anchor": "y2", "domain": [0, 1], "matches": "x", "showgrid": true, "showticklabels": false}, "yaxis": {"anchor": "x", "domain": [0, 0.7326], "title": {"text": "count"}}, "yaxis2": {"anchor": "x2", "domain": [0.7426, 1], "matches": "y2", "showgrid": false, "showline": false, "showticklabels": false, "ticks": ""}}}
